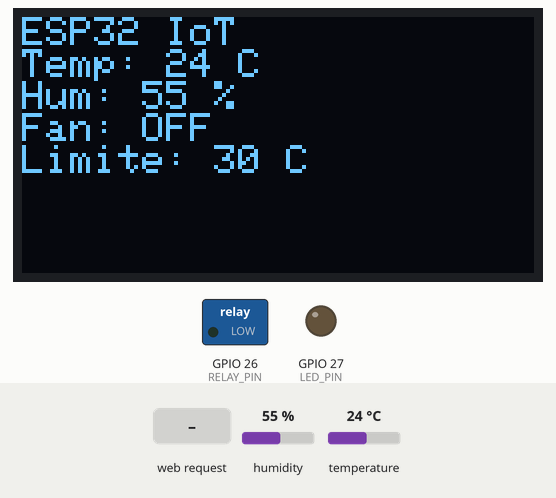
Recording of a sketch running on a simulated ESP32. Parts: 128×64 one-colour display, switched loads named in the sketch (green lamp = pin HIGH), output pins drawn as LEDs (lit = HIGH). The test bench sets the inputs (shaded band); at power-on: humidity 55 %, temperature 24 °C. WiFi joins after 1.5 s; servers stay silent unless stated; uploads are accepted with an empty reply; what the sketch prints to the serial monitor is not drawn.

Above: at 2.7 s.
2.8 s: HTTP request GET /umbral?valor=LED_ON received
At 4.3 s:
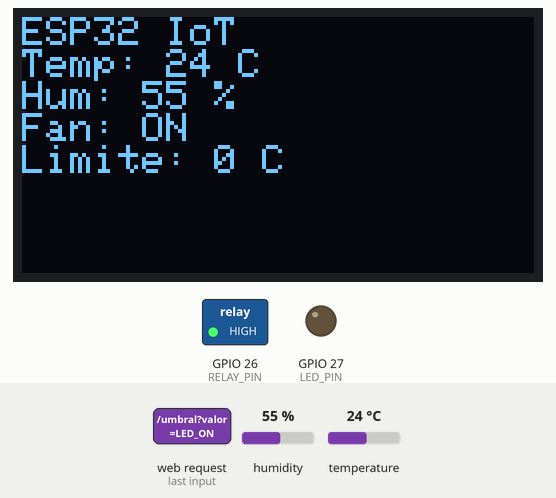
5.5 s: HTTP request GET /on received
At 6.0 s:
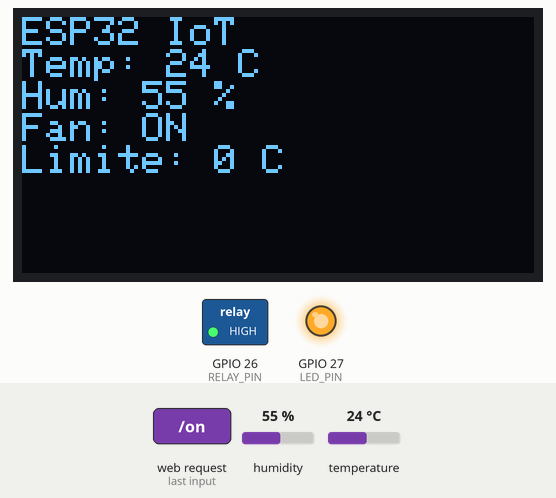
7.0 s: humidity set to 22 %
At 8.6 s:
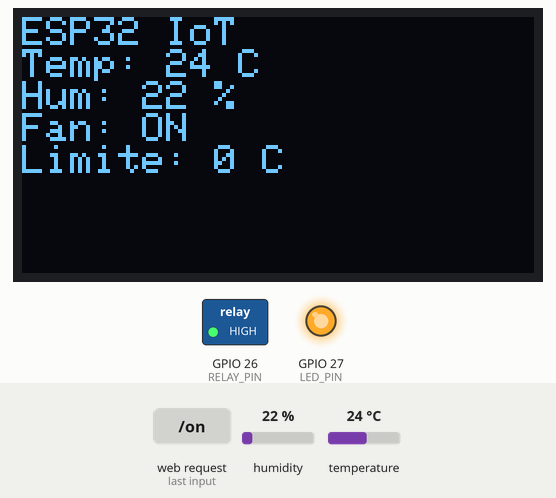
9.5 s: temperature set to 12 °C
At 12.6 s:
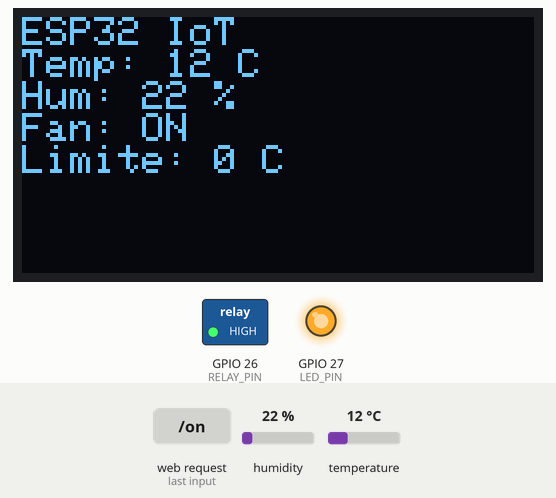
12.9 s: humidity set to 40 %
At 14.1 s:
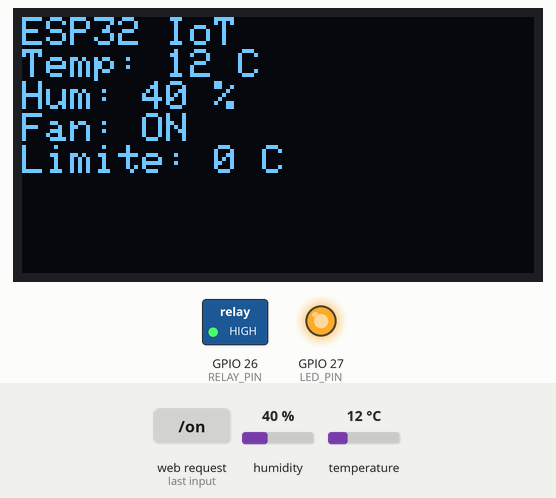
14.9 s: temperature set to 19 °C
Timing chart, 0 to 17.9 s (numbered marks = the images above; inputs shaded):
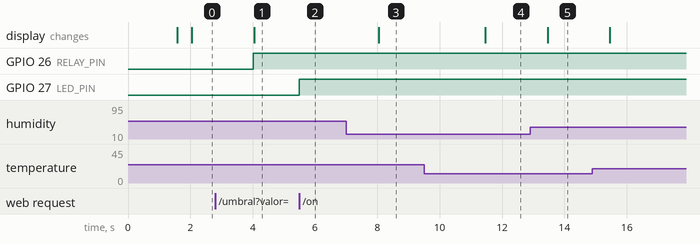

Measured:
- after the input at 2.8 s, GPIO 26 (RELAY_PIN): LOW → HIGH after 1.2 s; the display: changes after 1.3 s (image 1)
- after the input at 5.5 s, GPIO 27 (LED_PIN): LOW → HIGH at once
- after the input at 7.0 s, the display: changes after 1.1 s (image 3)
- after the input at 9.5 s, the display: changes after 2.0 s (image 4)
- after the input at 12.9 s, the display: changes after 0.56 s (image 5)

The sketch:

ESP-32_Server_ON_OFF.ino
```cpp
#include <WiFi.h>
#include <WebServer.h>
#include <HTTPClient.h>
#include <Wire.h>
#include <Adafruit_GFX.h>
#include <Adafruit_SSD1306.h>
#include <SimpleDHT.h>
#include <ESP32Ping.h>

#define SCREEN_WIDTH 128
#define SCREEN_HEIGHT 64
#define LED_PIN 27
#define RELAY_PIN 26
#define DHTPIN 4

const unsigned long INTERVALO_BD = 10000;
const unsigned long INTERVALO_COMANDO = 500;
const unsigned long INTERVALO_DHT = 2000;

unsigned long tiempoDHT = 0;
unsigned long tiempoJava = 0;
unsigned long tiempoComando = 0;

const char* red_wifi = "NETLIFE-stdmachicaa1";
const char* password = "1705552279";
const char* servidorJava = "http://192.168.1.5:8080/esp32/ingress";
const char* servidorComandos = "http://192.168.1.5:8080/esp32/command";

WebServer server(80);
Adafruit_SSD1306 display(SCREEN_WIDTH,SCREEN_HEIGHT,&Wire,-1);
SimpleDHT11 dht11(DHTPIN);

byte temperatura = 0;
byte humedad = 0;
int umbral = 30;
bool ventilador = false;
bool led = false;
bool modoManualFan = false;

String obtenerUptime() {
  unsigned long tiempo = millis() / 1000;
  int horas = tiempo / 3600;
  tiempo %= 3600;
  int minutos = tiempo / 60;
  int segundos = tiempo % 60;
  char buffer[20];
  sprintf(buffer,"%02d:%02d:%02d",horas,minutos,segundos);
  return String(buffer);
}

String barraWiFi() {
  int rssi = WiFi.RSSI();
  int nivel;
  if(rssi > -50) nivel = 5;
  else if(rssi > -60) nivel = 4;
  else if(rssi > -70) nivel = 3;
  else if(rssi > -80) nivel = 2;
  else nivel = 1;
  String barra = "";
  for(int i=0;i<nivel;i++) barra += "█";
  for(int i=nivel;i<5;i++) barra += "░";
  return barra;
}

void actualizarOLED() {
  display.clearDisplay();
  display.setTextSize(1);
  display.setTextColor(SSD1306_WHITE);
  display.setCursor(0,0);
  display.println("ESP32 IoT");
  display.print("Temp: ");
  display.print(temperatura);
  display.println(" C");
  display.print("Hum: ");
  display.print(humedad);
  display.println(" %");
  display.print("Fan: ");
  display.println(ventilador ? "ON" : "OFF");
  display.print("Limite: ");
  display.print(umbral);
  display.println(" C");
  display.display();
}

void leerDHT() {
  if(millis()-tiempoDHT >= INTERVALO_DHT) {
    tiempoDHT = millis();
    int error = dht11.read(&temperatura,&humedad,NULL);
    if(error == SimpleDHTErrSuccess) {
      Serial.print("Temperatura: ");
      Serial.print(temperatura);
      Serial.println(" C");
      Serial.print("Humedad: ");
      Serial.print(humedad);
      Serial.println(" %");
      if(!modoManualFan) {
        if(temperatura >= umbral) {
          digitalWrite(RELAY_PIN,HIGH);
          ventilador = true;
        } else {
          digitalWrite(RELAY_PIN,LOW);
          ventilador = false;
        }
      }
      actualizarOLED();
    } else {
      Serial.println("Error DHT11");
    }
  }
}

void consultarComandoJava() {
  if(WiFi.status() != WL_CONNECTED) return;
  HTTPClient http;
  http.begin(servidorComandos);
  int httpCode = http.GET();
  if(httpCode > 0) {
    Serial.print("Codigo HTTP: ");
    Serial.println(httpCode);
    if(httpCode == HTTP_CODE_OK) {
      String comando = http.getString();
      comando.trim();
      Serial.print("Comando recibido: ");
      Serial.println(comando);
      if(comando == "LED_ON") {
        digitalWrite(LED_PIN,HIGH);
        led = true;
        Serial.println("LED ENCENDIDO POR TELEGRAM");
      } else if(comando == "LED_OFF") {
        digitalWrite(LED_PIN,LOW);
        led = false;
        Serial.println("LED APAGADO POR TELEGRAM");
      } else if(comando == "FAN_ON") {
        modoManualFan = true;
        digitalWrite(RELAY_PIN,HIGH);
        ventilador = true;
        Serial.println("VENTILADOR ENCENDIDO POR TELEGRAM");
      } else if(comando == "FAN_OFF") {
        modoManualFan = true;
        digitalWrite(RELAY_PIN,LOW);
        ventilador = false;
        Serial.println("VENTILADOR APAGADO POR TELEGRAM");
      }
    }
  } else {
    Serial.print("Error consultando Java: ");
    Serial.println(http.errorToString(httpCode));
  }
  http.end();
}

void enviarDatosJava() {
  Serial.println("--- DIAGNOSTICO RED ---");
  Serial.print("IP local: ");
  Serial.println(WiFi.localIP());
  Serial.print("Gateway: ");
  Serial.println(WiFi.gatewayIP());
  Serial.print("Subnet: ");
  Serial.println(WiFi.subnetMask());
  Serial.print("RSSI: ");
  Serial.println(WiFi.RSSI());
  Serial.print("Status: ");
  Serial.println(WiFi.status());
  if(WiFi.status() != WL_CONNECTED) {
    Serial.println("WiFi desconectado");
    return;
  }
  if(Ping.ping("192.168.1.5")) Serial.println("Ping al servidor OK");
  else Serial.println("Ping fallido");
  WiFiClient client;
  if(!client.connect("192.168.1.5",8080)) {
    Serial.println("No conecta al servidor Java");
    return;
  }
  Serial.println("Conexion TCP OK");
  client.stop();
  HTTPClient http;
  http.begin(servidorJava);
  http.addHeader("Content-Type","application/json");
  String json = "{";
  json += "\"temperature\":";
  json += String(temperatura);
  json += ",";
  json += "\"humidity\":";
  json += String(humedad);
  json += ",";
  json += "\"rssi\":";
  json += String(WiFi.RSSI());
  json += ",";
  json += "\"fan\":";
  json += ventilador ? "true" : "false";
  json += "}";
  Serial.println("Enviando a Java:");
  Serial.println(json);
  int respuesta = http.POST(json);
  if(respuesta > 0) {
    Serial.print("Respuesta Java: ");
    Serial.println(respuesta);
    Serial.println(http.getString());
  } else {
    Serial.print("Error HTTP: ");
    Serial.println(respuesta);
  }
  http.end();
}

void paginaWeb() {
  String estadoLED = digitalRead(LED_PIN) == HIGH ? "ENCENDIDO" : "APAGADO";
  String estadoFan = ventilador ? "ENCENDIDO" : "APAGADO";
  String pagina = R"=====(
<!DOCTYPE html>
<html>
<head>
<meta charset="UTF-8">
<meta name="viewport" content="width=device-width, initial-scale=1.0">
<title>ESP32 Dashboard</title>
<style>
body{background:black;color:#98FF96;font-family:Fantasy;padding:20px;}
h1{text-align:center;color:#98FF96;}
.grid{display:grid;grid-template-columns:repeat(auto-fit,minmax(220px,1fr));gap:20px;}
.card{background:#1e293b;padding:20px;border-radius:15px;text-align:center;box-shadow:0 4px 12px rgba(0,0,0,.3);}
.valor{font-size:28px;font-weight:bold;}
button{padding:15px 25px;border-radius:10px;border:none;font-size:18px;cursor:pointer;}
.verde{background:#98FF96;color:black;}
.rojo{background:#98FF96;color:black;}
input{padding:10px;font-size:18px;width:100px;}
</style>
</head>
<body>
<h1>ESP32 Dashboard</h1>
<div class="grid">
<div class="card"><h2>IP</h2><div class="valor">
)=====";
  pagina += WiFi.localIP().toString();
  pagina += R"=====(
</div></div>
<div class="card"><h2>WiFi</h2><div class="valor">
)=====";
  pagina += barraWiFi();
  pagina += R"=====(
<br>
)=====";
  pagina += String(WiFi.RSSI());
  pagina += R"=====(
dBm
</div></div>
<div class="card"><h2>Temperatura</h2><div class="valor">
)=====";
  pagina += String(temperatura);
  pagina += R"=====(
°C
</div></div>
<div class="card"><h2>Humedad</h2><div class="valor">
)=====";
  pagina += String(humedad);
  pagina += R"=====(
%
</div></div>
<div class="card"><h2>Ventilador</h2><div class="valor">
)=====";
  pagina += estadoFan;
  pagina += R"=====(
</div></div>
<div class="card"><h2>LED</h2><div class="valor">
)=====";
  pagina += estadoLED;
  pagina += R"=====(
</div></div>
<div class="card"><h2>Tiempo activo</h2><div class="valor">
)=====";
  pagina += obtenerUptime();
  pagina += R"=====(
</div></div>
<div class="card"><h2>Umbral</h2><div class="valor">
)=====";
  pagina += String(umbral);
  pagina += R"=====(
°C
</div></div>
</div>
<br>
<h2>Configurar temperatura máxima</h2>
<form action="/umbral">
<input type="number" name="valor" value=")=====";
  pagina += String(umbral);
  pagina += R"=====(">
<button class="verde">Guardar</button>
</form>
<br><br>
<a href="/on"><button class="verde">LED ON</button></a>
<a href="/off"><button class="rojo">LED OFF</button></a>
</body>
</html>
)=====";
  server.send(200,"text/html",pagina);
}

void setup() {
  Serial.begin(115200);
  pinMode(LED_PIN,OUTPUT);
  pinMode(RELAY_PIN,OUTPUT);
  digitalWrite(LED_PIN,LOW);
  digitalWrite(RELAY_PIN,LOW);
  Wire.begin(21,22);
  if(!display.begin(SSD1306_SWITCHCAPVCC,0x3C)) {
    Serial.println("No se encontró OLED");
    while(true);
  }
  display.clearDisplay();
  display.setTextSize(1);
  display.setTextColor(SSD1306_WHITE);
  display.setCursor(0,0);
  display.println("Conectando WiFi...");
  display.display();
  WiFi.begin(red_wifi,password);
  WiFi.setSleep(false);
  Serial.print("Conectando WiFi");
  while(WiFi.status() != WL_CONNECTED) {
    delay(500);
    Serial.print(".");
  }
  Serial.println();
  Serial.println("WiFi conectado");
  Serial.print("IP ESP32: ");
  Serial.println(WiFi.localIP());
  display.clearDisplay();
  display.setCursor(0,0);
  display.println("WiFi OK");
  display.print("IP:");
  display.println(WiFi.localIP());
  display.display();
  server.on("/",paginaWeb);
  server.on("/on",[]() {
    digitalWrite(LED_PIN,HIGH);
    led = true;
    server.sendHeader("Location","/");
    server.send(303);
  });
  server.on("/off",[]() {
    digitalWrite(LED_PIN,LOW);
    led = false;
    server.sendHeader("Location","/");
    server.send(303);
  });
  server.on("/umbral",[]() {
    if(server.hasArg("valor")) {
      umbral = server.arg("valor").toInt();
      Serial.print("Nuevo umbral: ");
      Serial.println(umbral);
    }
    server.sendHeader("Location","/");
    server.send(303);
  });
  server.on("/api/datos",[]() {
    String json = "{";
    json += "\"temperatura\":";
    json += String(temperatura);
    json += ",";
    json += "\"humedad\":";
    json += String(humedad);
    json += ",";
    json += "\"rssi\":";
    json += String(WiFi.RSSI());
    json += ",";
    json += "\"ventilador\":";
    json += ventilador ? "true" : "false";
    json += "}";
    server.send(200,"application/json",json);
  });
  server.begin();
  Serial.println("Servidor web iniciado");
}

void loop() {
  server.handleClient();
  leerDHT();
  if(millis()-tiempoComando >= INTERVALO_COMANDO) {
    tiempoComando = millis();
    consultarComandoJava();
  }
  if(millis()-tiempoJava >= INTERVALO_BD) {
    tiempoJava = millis();
    enviarDatosJava();
  }
}
```
